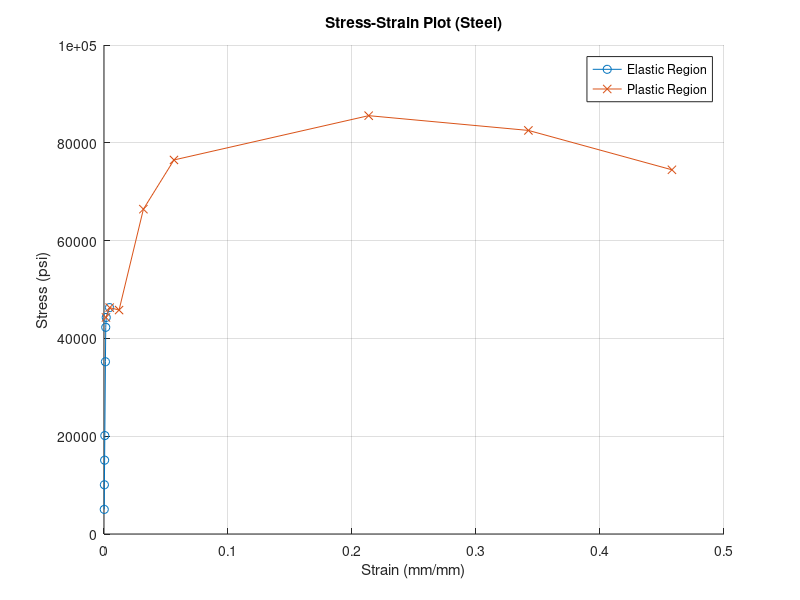

Here is the MATLAB script that generated this plot:
% MATLAB Script for Problem 2-6


P_elastic = [1000, 2000, 3000, 4000, 7000, 8400, 8800, 9200]; % Load in lbf
elongation = [0.0004, 0.0006, 0.0010, 0.0013, 0.0023, 0.0028, 0.0036, 0.0089]; %elongation in inches

P_plastic = [8800, 9200, 9100, 13200, 15200, 17000, 16400, 14800]; %load in lbf
area = [0.1984, 0.1978, 0.1963, 0.1924, 0.1875, 0.1563, 0.1307, 0.1077]; %area in square inches

diameter = 0.503; %initial diameter
gauge_length = 2; %gage length


initial_area = pi * (diameter/2)^2; %initial cross-sectional area

%Stress and strain
stress_elastic = P_elastic / initial_area; %stress elastic
strain_elastic = elongation / gauge_length; %strain elastic

stress_plastic = P_plastic / initial_area; %stress plastic
strain_plastic = (initial_area - area) / initial_area; %strain plastic

%plot for stress-strain 
figure;
hold on;
plot(strain_elastic, stress_elastic, '-o', 'DisplayName', 'Elastic Region');
plot(strain_plastic, stress_plastic, '-x', 'DisplayName', 'Plastic Region');
xlabel('Strain (mm/mm)');
ylabel('Stress (psi)');
title('Stress-Strain Plot (Steel)');
legend;
grid on;
hold off;

linear_idx = 1:4; %linearity in the first four data points (assumption)
modulus_of_elasticity = polyfit(strain_elastic(linear_idx), stress_elastic(linear_idx), 1);
modulus_of_elasticity = modulus_of_elasticity(1); %slope gives modulus of elasticity


offset_yield_strength = 45.6 * 1000; % Convert kpsi to psi
reverse_strain = (offset_yield_strength / modulus_of_elasticity) - 0.002;

interpolated_strain = NaN; 
for i = 1:length(stress_elastic)-1
    if stress_elastic(i) <= offset_yield_strength && stress_elastic(i+1) >= offset_yield_strength
        %interpolation
        x1 = strain_elastic(i); x2 = strain_elastic(i+1);
        y1 = stress_elastic(i); y2 = stress_elastic(i+1);
        interpolated_strain = x1 + (offset_yield_strength - y1) * (x2 - x1) / (y2 - y1);
        break;
    end
end

%ultimate Tensile Strength
ultimate_tensile_strength = max(stress_plastic);

%percent Reduction in Area
final_area = area(end);
percent_reduction_area = ((initial_area - final_area) / initial_area) * 100;


fprintf('Modulus of Elasticity: %.2f Mpsi\n', modulus_of_elasticity / 1e6);
if ~isnan(interpolated_strain)
    fprintf('0.2%% Offset Yield Strength: %.2f kpsi (Verified at strain %.5f)\n', offset_yield_strength / 1e3, interpolated_strain);
else
    fprintf('0.2%% Offset Yield Strength: %.2f kpsi (Strain not found)\n',offset_yield_strength / 1e3);
end
fprintf('Ultimate Tensile Strength: %.2f kpsi\n', ultimate_tensile_strength / 1e3);
fprintf('Percent Reduction in Area: %.2f%%\n', percent_reduction_area);
